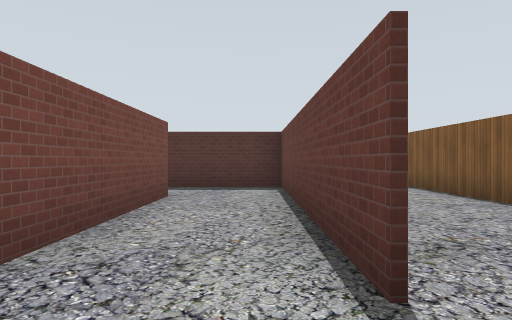
view 1 (above)

24 first-person views from a walk through a Gazebo world. The camera is 1.2 m above the floor, looks level and sees 75° across. The floor is counted in squares, 2 m on a side. Each view is taken from the middle of a square. On the plan, view 1 faces up. The plan holds only what a view shows up to about 9 squares ahead; the rest is blank. The place goes on beyond the plan. Gazebo's built-in surfaces are drawn with simple patterns.

view 2
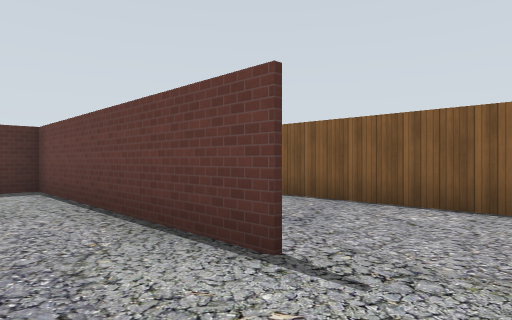

view 3
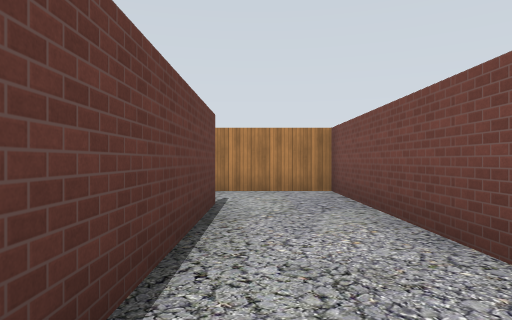

view 4
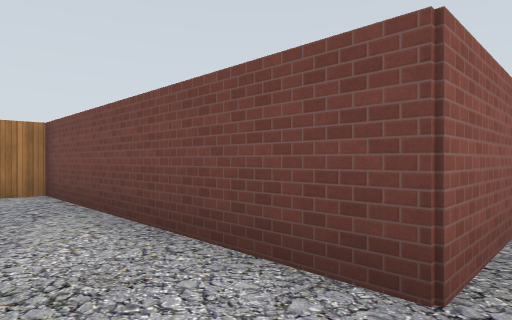

view 5
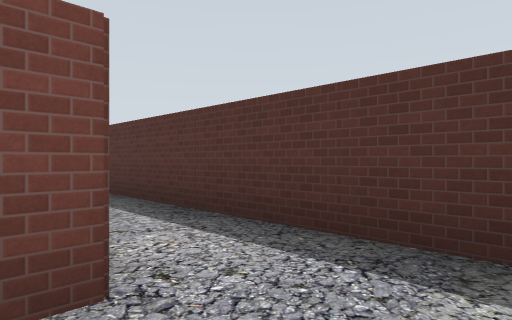

view 6
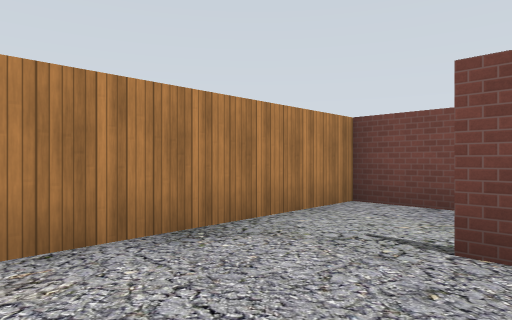

view 7
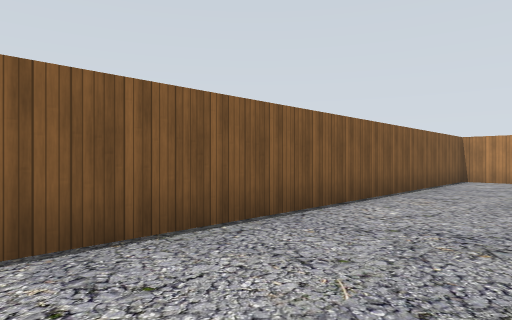

view 8
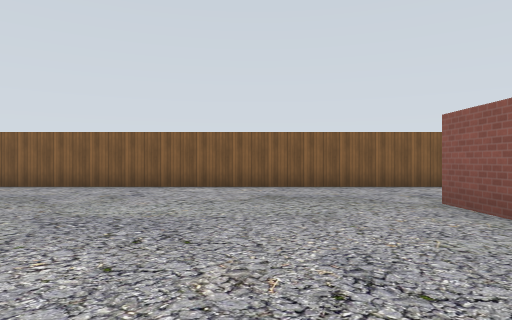

view 9
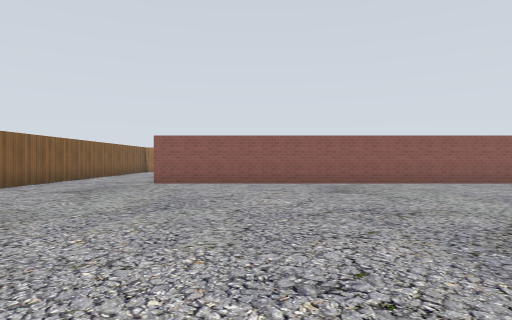

view 10
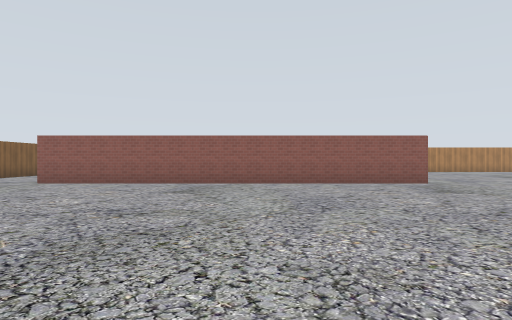

view 11
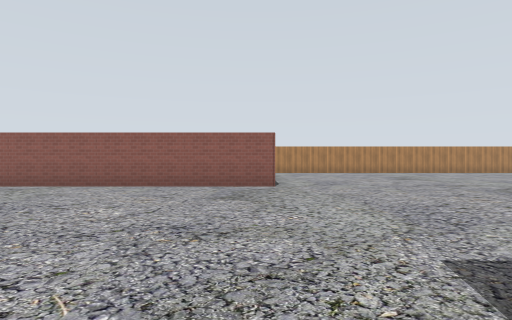

view 12
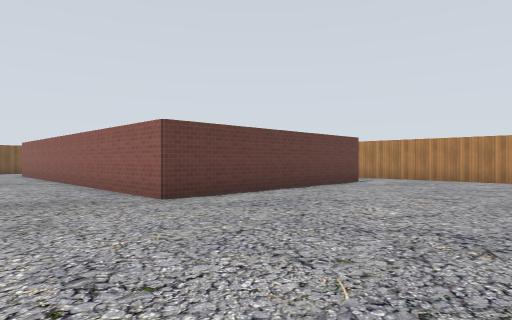

view 13
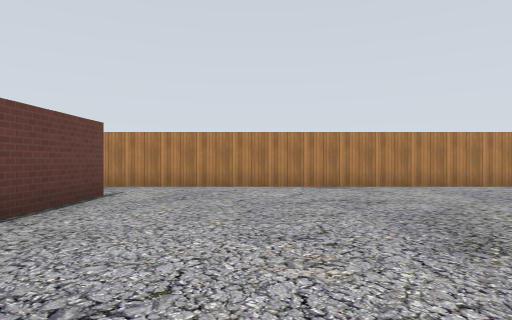

view 14
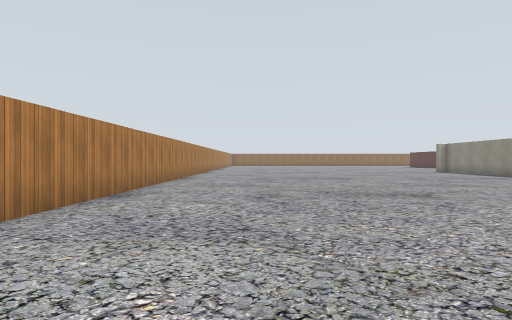

view 15
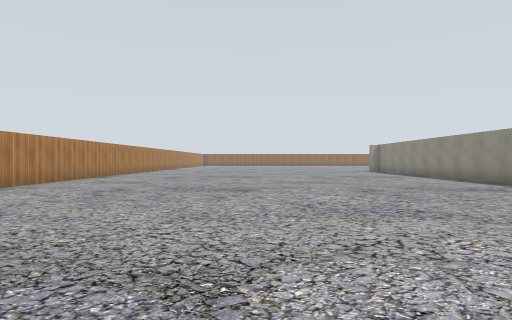

view 16
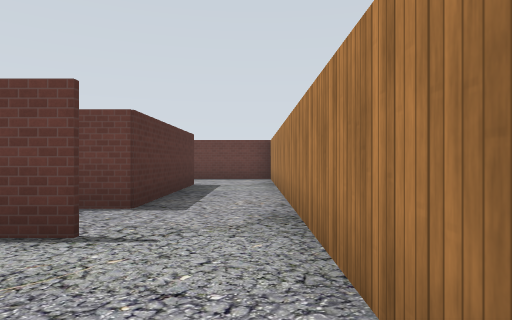

view 17
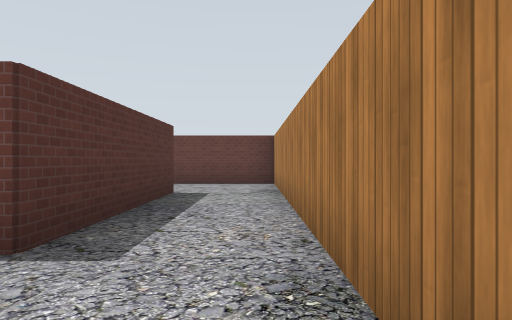

view 18
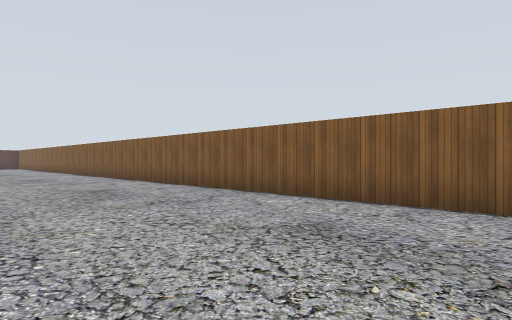

view 19
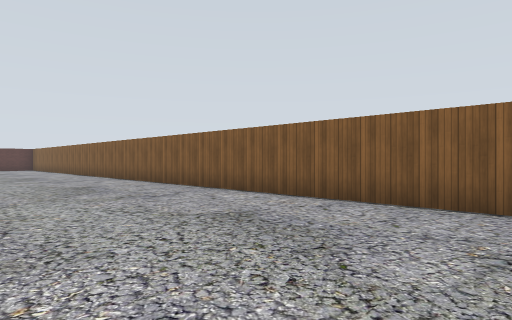

view 20
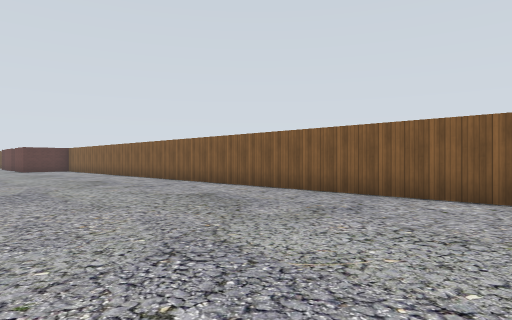

view 21
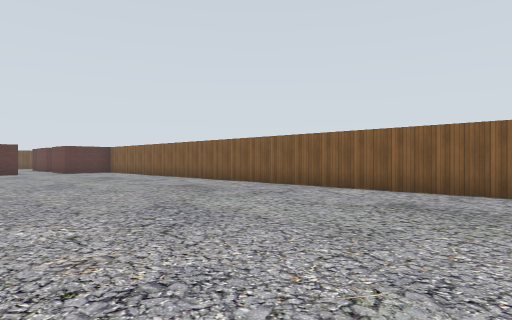

view 22
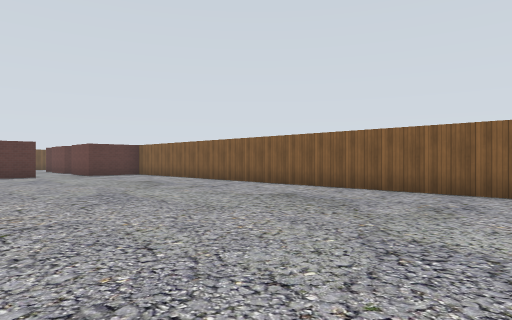

view 23
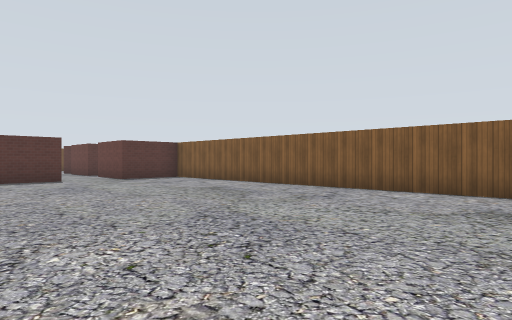

view 24
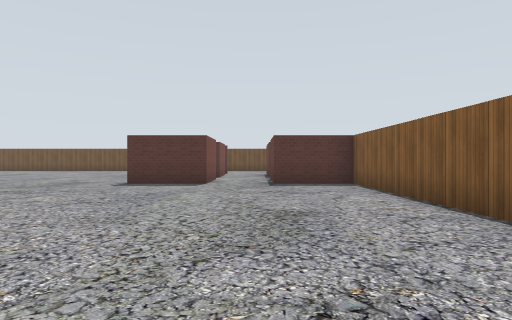

### Floor plan
Points are (right, up) in squares from view 1. A wall is a line through its corners. A room is listed if a view was taken in it or the views show most of it. See-through windows are left out.
Room 1 (views 1, 2, 3, 4, 5)
walls: (0.6, 1.4) (0.6, 7.4) (-6.1, 7.4); (-1.5, 5.6) (-1.5, -0.5); (-2, -0.5) (0.5, -0.5)
ways out: opening at (1, 0.5) to room 2
Room 2 (views 6, 7, 8, 9, 10, 11, 12, 13, 14, 15, 16, 17, 18, 19, 20, 21, 22, 23, 24)
walls: (-20.2, 11.4) (-21, 11.4); (-9.4, 1.4) (-9.4, 7.4) (0.6, 7.4); (-3.9, 1.5) (-7.9, 1.5); (-0.2, 39.4) (-2.2, 39.4); (-1.5, -0.5) (-1.5, 2.1); (0.5, -0.5) (3.5, -0.5) (3.5, 39.4) (1.4, 39.4); (-22, -0.5) (-2, -0.5)
ways out: opening at (1, 0.5) to room 1

Positions as (right, up) in squares from view 1, and headings:
1: (0, 0), facing up
2: (-1, 0), facing up-right
3: (0, 6), facing down
4: (0, 6), facing down-left
5: (0, 5), facing up-left
6: (3, 2), facing down-left
7: (1, 10), facing down-right
8: (-4, 10), facing right
9: (-2, 16), facing down
10: (-5, 16), facing down
11: (-9, 15), facing down
12: (-14, 10), facing down-right
13: (-12, 7), facing down
14: (-13, 2), facing left
15: (-12, 5), facing left
16: (-12, 0), facing right
17: (-10, 0), facing right
18: (-1, 13), facing up-right
19: (-1, 17), facing up-right
20: (-2, 20), facing up-right
21: (-3, 23), facing up-right
22: (-3, 26), facing up-right
23: (-3, 29), facing up-right
24: (1, 31), facing up
